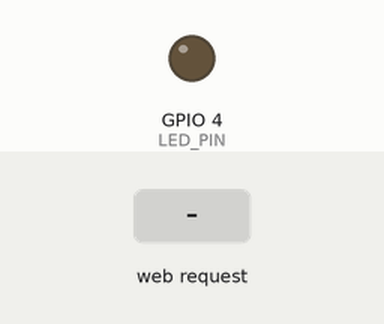
This sketch was run on a simulated ESP32. On the bench: output pins drawn as LEDs (lit = HIGH). The test bench sets the inputs (shaded band). WiFi joins after 1.5 s; servers stay silent unless stated; uploads are accepted with an empty reply; the camera gives no picture; what the sketch prints to the serial monitor is not drawn.

Above: at 3.2 s.
3.3 s: HTTP request GET /start received
At 4.6 s:
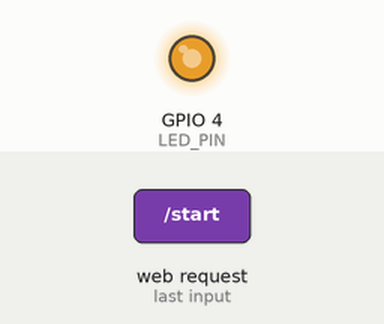
6.3 s: HTTP request GET /stop received
Timing chart, 0 to 9.3 s (numbered marks = the images above; inputs shaded):
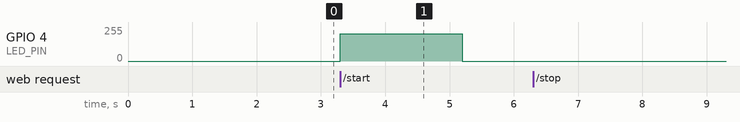

Measured:
- after the input at 3.3 s, GPIO 4 (LED_PIN): 0/255 → 203/255 at once, → 0/255 1.9 s later
- after the input at 6.3 s, every drawn part: stays the same

The sketch:

espcam_MJPEG.ino
```cpp
#include "esp_camera.h"
#include <WiFi.h>
#include <WebServer.h>
#include <HTTPClient.h>

const char* ssid = "";
const char* password = "";

const char* serverIP = "";
const int serverPort = 5000;

WebServer server(80);
bool streaming = false;
bool registered = false;
unsigned long lastRegisterAttempt = 0;
unsigned long lastWiFiCheck = 0;
const unsigned long REGISTER_RETRY_INTERVAL = 5000;  // 5 seconds
const unsigned long WIFI_CHECK_INTERVAL = 10000;     // 10 seconds
const unsigned long WIFI_RECONNECT_TIMEOUT = 30000;  // 30 seconds

// 💡 LED Flash Pin (GPIO 4 on ESP32-CAM)
#define LED_PIN 4

#define PWDN_GPIO_NUM     32
#define RESET_GPIO_NUM    -1
#define XCLK_GPIO_NUM      0
#define SIOD_GPIO_NUM     26
#define SIOC_GPIO_NUM     27
#define Y9_GPIO_NUM       35
#define Y8_GPIO_NUM       34
#define Y7_GPIO_NUM       39
#define Y6_GPIO_NUM       36
#define Y5_GPIO_NUM       21
#define Y4_GPIO_NUM       19
#define Y3_GPIO_NUM       18
#define Y2_GPIO_NUM        5
#define VSYNC_GPIO_NUM    25
#define HREF_GPIO_NUM     23
#define PCLK_GPIO_NUM     22

void setupLED() {
  #if ESP_ARDUINO_VERSION >= ESP_ARDUINO_VERSION_VAL(3, 0, 0)
    ledcAttach(LED_PIN, 5000, 8);
  #else
    ledcSetup(7, 5000, 8);
    ledcAttachPin(LED_PIN, 7);
  #endif

  #if ESP_ARDUINO_VERSION >= ESP_ARDUINO_VERSION_VAL(3, 0, 0)
    ledcWrite(LED_PIN, 0);
  #else
    ledcWrite(7, 0);
  #endif

  Serial.println("💡 LED initialized (OFF)");
}

void setLED(bool on) {
  int pwm = on ? 204 : 0;

  #if ESP_ARDUINO_VERSION >= ESP_ARDUINO_VERSION_VAL(3, 0, 0)
    ledcWrite(LED_PIN, pwm);
  #else
    ledcWrite(7, pwm);
  #endif

  Serial.printf("💡 LED: %s\n", on ? "ON (80%)" : "OFF");
}

void configCamera() {
  camera_config_t config;
  config.ledc_channel = LEDC_CHANNEL_0;
  config.ledc_timer = LEDC_TIMER_0;
  config.pin_d0 = Y2_GPIO_NUM;
  config.pin_d1 = Y3_GPIO_NUM;
  config.pin_d2 = Y4_GPIO_NUM;
  config.pin_d3 = Y5_GPIO_NUM;
  config.pin_d4 = Y6_GPIO_NUM;
  config.pin_d5 = Y7_GPIO_NUM;
  config.pin_d6 = Y8_GPIO_NUM;
  config.pin_d7 = Y9_GPIO_NUM;
  config.pin_xclk = XCLK_GPIO_NUM;
  config.pin_pclk = PCLK_GPIO_NUM;
  config.pin_vsync = VSYNC_GPIO_NUM;
  config.pin_href = HREF_GPIO_NUM;
  config.pin_sscb_sda = SIOD_GPIO_NUM;
  config.pin_sscb_scl = SIOC_GPIO_NUM;
  config.pin_pwdn = PWDN_GPIO_NUM;
  config.pin_reset = RESET_GPIO_NUM;
  config.xclk_freq_hz = 20000000;
  config.pixel_format = PIXFORMAT_JPEG;

  if(psramFound()){
    config.frame_size = FRAMESIZE_SVGA;
    config.jpeg_quality = 10;
    config.fb_count = 2;
  } else {
    config.frame_size = FRAMESIZE_VGA;
    config.jpeg_quality = 12;
    config.fb_count = 1;
  }

  esp_err_t err = esp_camera_init(&config);
  if (err != ESP_OK) {
    Serial.printf("Camera init failed with error 0x%x", err);
    return;
  }

  sensor_t * s = esp_camera_sensor_get();
  s->set_brightness(s, 0);
  s->set_contrast(s, 0);
  s->set_saturation(s, 0);
  s->set_special_effect(s, 0);
  s->set_whitebal(s, 1);
  s->set_awb_gain(s, 1);
  s->set_wb_mode(s, 0);
  s->set_exposure_ctrl(s, 1);
  s->set_aec2(s, 0);
  s->set_gain_ctrl(s, 1);
  s->set_agc_gain(s, 0);
  s->set_gainceiling(s, (gainceiling_t)0);
  s->set_bpc(s, 0);
  s->set_wpc(s, 1);
  s->set_raw_gma(s, 1);
  s->set_lenc(s, 1);
  s->set_hmirror(s, 0);
  s->set_vflip(s, 0);
  s->set_dcw(s, 1);
  s->set_colorbar(s, 0);
}

// ========== NEW: WiFi Connection/Reconnection ==========
bool connectWiFi() {
  if (WiFi.status() == WL_CONNECTED) {
    return true;
  }

  Serial.println("\n🔌 Connecting to WiFi...");
  WiFi.disconnect();
  WiFi.begin(ssid, password);

  unsigned long startAttempt = millis();

  while (WiFi.status() != WL_CONNECTED &&
         millis() - startAttempt < WIFI_RECONNECT_TIMEOUT) {
    delay(500);
    Serial.print(".");
  }

  if (WiFi.status() == WL_CONNECTED) {
    Serial.println();
    Serial.print("✅ WiFi Connected! IP: ");
    Serial.println(WiFi.localIP());
    return true;
  } else {
    Serial.println();
    Serial.println("❌ WiFi connection failed!");
    return false;
  }
}

void checkWiFiConnection() {
  if (WiFi.status() != WL_CONNECTED) {
    Serial.println("⚠️ WiFi disconnected! Attempting reconnection...");

    // Stop streaming if active
    if (streaming) {
      streaming = false;
      setLED(false);
      Serial.println("⏹️ Streaming stopped due to WiFi loss");
    }

    // Mark as unregistered since we lost connection
    registered = false;

    // Try to reconnect
    if (connectWiFi()) {
      // Successfully reconnected, try to register again
      Serial.println("🔄 WiFi restored, attempting server registration...");
      registered = registerWithServer();
    }
  }
}
// ======================================================

bool registerWithServer() {
  // Can't register without WiFi
  if (WiFi.status() != WL_CONNECTED) {
    Serial.println("⚠️ Cannot register - WiFi not connected");
    return false;
  }

  HTTPClient http;
  String myIP = WiFi.localIP().toString();

  String url = String("http://") + serverIP + ":" + serverPort + "/register";
  String jsonData = "{\"device\":\"esp32cam\",\"ip\":\"" + myIP + "\"}";

  Serial.printf("⏳ Attempting registration with %s:%d...\n", serverIP, serverPort);

  http.begin(url);
  http.addHeader("Content-Type", "application/json");
  http.setTimeout(3000);

  int httpCode = http.POST(jsonData);

  if (httpCode == 200) {
    Serial.println("✅ Registered with server!");
    http.end();
    return true;
  } else if (httpCode > 0) {
    Serial.printf("⚠️ Registration failed: HTTP %d\n", httpCode);
  } else {
    Serial.printf("⚠️ Server not reachable: %s\n", http.errorToString(httpCode).c_str());
  }

  http.end();
  return false;
}

// ========== NEW: Periodic Health Check for Server ==========
void checkServerConnection() {
  if (!registered) {
    return; // Already trying to register in main loop
  }

  // Periodically ping server to verify connection
  HTTPClient http;
  String url = String("http://") + serverIP + ":" + serverPort + "/";

  http.begin(url);
  http.setTimeout(2000);

  int httpCode = http.GET();
  http.end();

  if (httpCode <= 0) {
    Serial.println("⚠️ Server connection lost! Will attempt re-registration...");
    registered = false;

    // Stop streaming if server is down
    if (streaming) {
      streaming = false;
      setLED(false);
      Serial.println("⏹️ Streaming stopped due to server loss");
    }
  }
}
// ===========================================================

void handleStream() {
  if (!streaming) {
    server.send(503, "text/plain", "Not streaming");
    return;
  }

  WiFiClient client = server.client();

  // Send MJPEG HTTP headers
  client.println("HTTP/1.1 200 OK");
  client.println("Content-Type: multipart/x-mixed-replace; boundary=frame");
  client.println("Access-Control-Allow-Origin: *");
  client.println();

  Serial.println(" MJPEG stream started");

  while (streaming && client.connected() && WiFi.status() == WL_CONNECTED) {
    camera_fb_t * fb = esp_camera_fb_get();

    if (!fb) {
      Serial.println("⚠️ Frame capture failed");
      delay(10);
      continue;
    }

    // Send MJPEG frame boundary
    client.println("--frame");
    client.println("Content-Type: image/jpeg");
    client.printf("Content-Length: %u\r\n\r\n", fb->len);

    // Send JPEG data
    client.write(fb->buf, fb->len);
    client.println();

    esp_camera_fb_return(fb);

    // Control frame rate (~30 FPS)
    delay(33);
  }

  // If WiFi disconnected during stream
  if (WiFi.status() != WL_CONNECTED) {
    streaming = false;
    setLED(false);
    Serial.println("📹 MJPEG stream ended - WiFi disconnected");
  } else {
    Serial.println("📹 MJPEG stream ended");
  }
}

void handleCapture() {
  if (!streaming) {
    server.send(503, "text/plain", "Not streaming");
    return;
  }

  camera_fb_t * fb = esp_camera_fb_get();
  if (!fb) {
    Serial.println("Camera capture failed");
    server.send(500, "text/plain", "Camera capture failed");
    return;
  }

  server.sendHeader("Access-Control-Allow-Origin", "*");
  server.send_P(200, "image/jpeg", (const char *)fb->buf, fb->len);

  esp_camera_fb_return(fb);
}

void handleStart() {
  if (WiFi.status() != WL_CONNECTED) {
    server.send(503, "text/plain", "WiFi not connected");
    return;
  }

  streaming = true;
  setLED(true);
  Serial.println("▶️ Streaming started");
  server.sendHeader("Access-Control-Allow-Origin", "*");
  server.send(200, "text/plain", "Streaming started");
}

void handleStop() {
  streaming = false;
  setLED(false);
  Serial.println("⏹️ Streaming stopped");
  server.sendHeader("Access-Control-Allow-Origin", "*");
  server.send(200, "text/plain", "Streaming stopped");
}

void handleRoot() {
  String wifiStatus = WiFi.status() == WL_CONNECTED ?
                      "✅ Connected (" + WiFi.localIP().toString() + ")" :
                      "❌ Disconnected";

  String html = "<html><body><h1>ESP32-CAM</h1>";
  html += "<p>WiFi: " + wifiStatus + "</p>";
  html += "<p>Server: " + String(registered ? "✅ Registered" : "⏳ Waiting...") + "</p>";
  html += "<p>Stream: " + String(streaming ? "🟢 Active (LED ON)" : "🔴 Stopped (LED OFF)") + "</p>";
  html += "<p><a href='/start'>Start</a> | <a href='/stop'>Stop</a></p>";
  html += "<p><a href='/stream'>MJPEG Stream</a> | <a href='/capture'>Single Capture</a></p>";
  html += "</body></html>";
  server.send(200, "text/html", html);
}

void setup() {
  Serial.begin(115200);
  Serial.println();

  setupLED();

  // Initial WiFi connection
  connectWiFi();

  configCamera();
  Serial.println("Camera initialized");

  server.on("/", handleRoot);
  server.on("/capture", handleCapture);
  server.on("/stream", handleStream);
  server.on("/start", handleStart);
  server.on("/stop", handleStop);

  server.begin();
  Serial.println("HTTP server started");

  if (WiFi.status() == WL_CONNECTED) {
    Serial.println("📹 MJPEG available at: http://" + WiFi.localIP().toString() + "/stream");

    Serial.println("\n🔄 Starting auto-registration...");
    registered = registerWithServer();
    lastRegisterAttempt = millis();

    if (!registered) {
      Serial.println("⚠️ Server not available yet - will keep trying every 5 seconds");
    }
  }

  lastWiFiCheck = millis();
  Serial.println("✅ Ready!");
}

void loop() {
  server.handleClient();

  unsigned long currentMillis = millis();

  // Check WiFi connection periodically
  if (currentMillis - lastWiFiCheck >= WIFI_CHECK_INTERVAL) {
    checkWiFiConnection();
    lastWiFiCheck = currentMillis;
  }

  // Try to register with server if not registered
  if (!registered && WiFi.status() == WL_CONNECTED) {
    if (currentMillis - lastRegisterAttempt >= REGISTER_RETRY_INTERVAL) {
      registered = registerWithServer();
      lastRegisterAttempt = currentMillis;
    }
  }

  // Periodically check server health (every 30 seconds when registered)
  static unsigned long lastServerCheck = 0;
  if (registered && currentMillis - lastServerCheck >= 5000) {
    checkServerConnection();
    lastServerCheck = currentMillis;
  }
}
```
